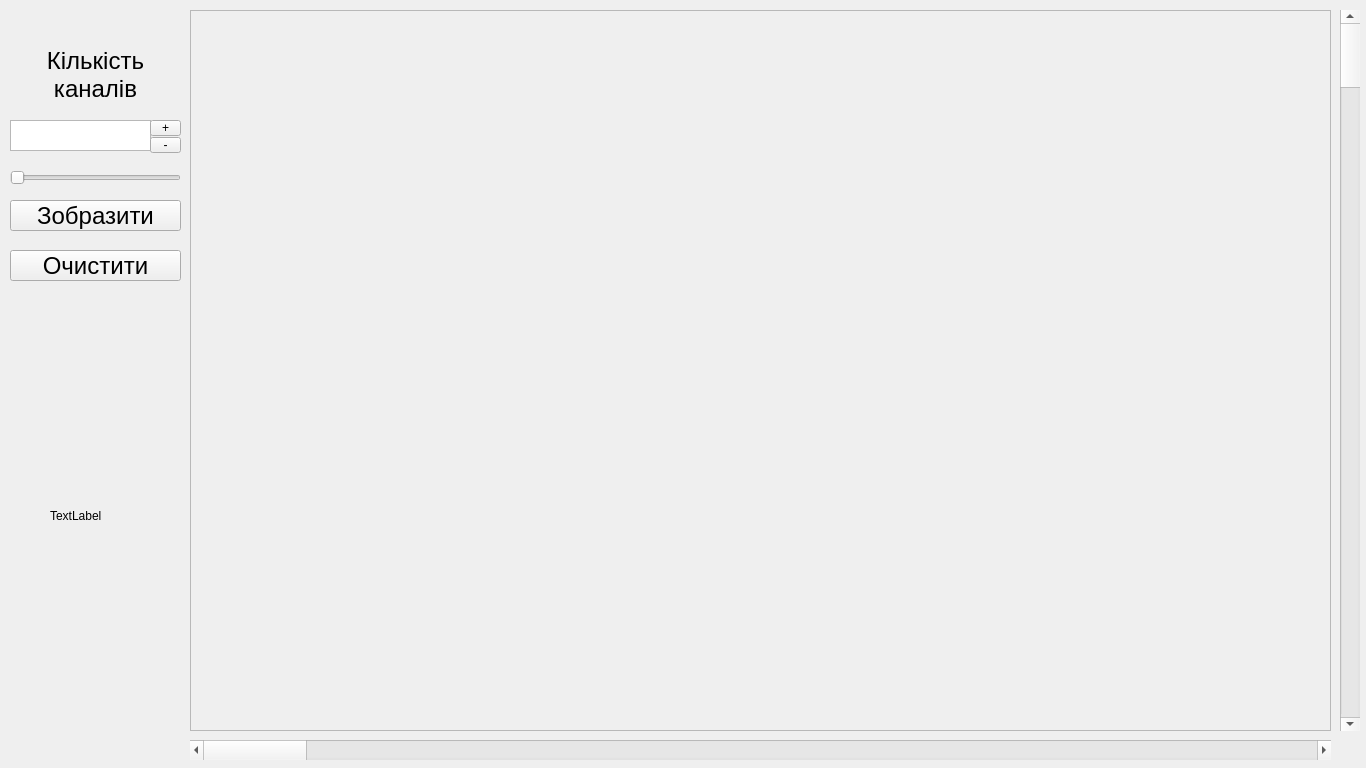
<?xml version="1.0" encoding="UTF-8"?>
<ui version="4.0">
 <class>MainWindow</class>
 <widget class="QMainWindow" name="MainWindow">
  <property name="geometry">
   <rect>
    <x>0</x>
    <y>0</y>
    <width>1366</width>
    <height>768</height>
   </rect>
  </property>
  <property name="sizePolicy">
   <sizepolicy hsizetype="Fixed" vsizetype="Fixed">
    <horstretch>0</horstretch>
    <verstretch>0</verstretch>
   </sizepolicy>
  </property>
  <property name="windowTitle">
   <string>MainWindow</string>
  </property>
  <widget class="QWidget" name="centralWidget">
   <widget class="QLabel" name="label">
    <property name="geometry">
     <rect>
      <x>0</x>
      <y>40</y>
      <width>191</width>
      <height>71</height>
     </rect>
    </property>
    <property name="font">
     <font>
      <pointsize>18</pointsize>
     </font>
    </property>
    <property name="text">
     <string>&lt;html&gt;&lt;head/&gt;&lt;body&gt;&lt;p align=&quot;center&quot;&gt;&lt;span style=&quot; font-size:18pt;&quot;&gt;Кількість&lt;br/&gt;каналів&lt;/span&gt;&lt;/p&gt;&lt;/body&gt;&lt;/html&gt;</string>
    </property>
   </widget>
   <widget class="QTextEdit" name="numberLine">
    <property name="geometry">
     <rect>
      <x>10</x>
      <y>120</y>
      <width>141</width>
      <height>31</height>
     </rect>
    </property>
    <property name="font">
     <font>
      <pointsize>13</pointsize>
     </font>
    </property>
   </widget>
   <widget class="QSlider" name="horizontalSlider">
    <property name="geometry">
     <rect>
      <x>10</x>
      <y>170</y>
      <width>171</width>
      <height>16</height>
     </rect>
    </property>
    <property name="minimumSize">
     <size>
      <width>171</width>
      <height>0</height>
     </size>
    </property>
    <property name="orientation">
     <enum>Qt::Horizontal</enum>
    </property>
   </widget>
   <widget class="QToolButton" name="toolButtonPlus">
    <property name="geometry">
     <rect>
      <x>150</x>
      <y>120</y>
      <width>31</width>
      <height>16</height>
     </rect>
    </property>
    <property name="text">
     <string>+</string>
    </property>
   </widget>
   <widget class="QToolButton" name="toolButtonMinus">
    <property name="geometry">
     <rect>
      <x>150</x>
      <y>137</y>
      <width>31</width>
      <height>16</height>
     </rect>
    </property>
    <property name="text">
     <string>-</string>
    </property>
   </widget>
   <widget class="QPushButton" name="pushButton">
    <property name="geometry">
     <rect>
      <x>10</x>
      <y>200</y>
      <width>171</width>
      <height>31</height>
     </rect>
    </property>
    <property name="font">
     <font>
      <pointsize>18</pointsize>
     </font>
    </property>
    <property name="text">
     <string>Зобразити</string>
    </property>
   </widget>
   <widget class="QScrollArea" name="scrollArea">
    <property name="geometry">
     <rect>
      <x>190</x>
      <y>10</y>
      <width>1141</width>
      <height>721</height>
     </rect>
    </property>
    <property name="widgetResizable">
     <bool>true</bool>
    </property>
    <widget class="QWidget" name="scrollAreaWidgetContents">
     <property name="geometry">
      <rect>
       <x>0</x>
       <y>0</y>
       <width>1139</width>
       <height>719</height>
      </rect>
     </property>
    </widget>
   </widget>
   <widget class="QScrollBar" name="horizontalScrollBar">
    <property name="geometry">
     <rect>
      <x>190</x>
      <y>740</y>
      <width>1141</width>
      <height>20</height>
     </rect>
    </property>
    <property name="orientation">
     <enum>Qt::Horizontal</enum>
    </property>
   </widget>
   <widget class="QScrollBar" name="verticalScrollBar">
    <property name="geometry">
     <rect>
      <x>1340</x>
      <y>10</y>
      <width>20</width>
      <height>721</height>
     </rect>
    </property>
    <property name="orientation">
     <enum>Qt::Vertical</enum>
    </property>
   </widget>
   <widget class="QPushButton" name="pushButton_2">
    <property name="geometry">
     <rect>
      <x>10</x>
      <y>250</y>
      <width>171</width>
      <height>31</height>
     </rect>
    </property>
    <property name="font">
     <font>
      <pointsize>18</pointsize>
     </font>
    </property>
    <property name="text">
     <string>Очистити</string>
    </property>
   </widget>
   <widget class="QLabel" name="label_2">
    <property name="geometry">
     <rect>
      <x>50</x>
      <y>420</y>
      <width>101</width>
      <height>191</height>
     </rect>
    </property>
    <property name="text">
     <string>TextLabel</string>
    </property>
   </widget>
  </widget>
 </widget>
 <layoutdefault spacing="6" margin="11"/>
 <resources/>
 <connections/>
</ui>
